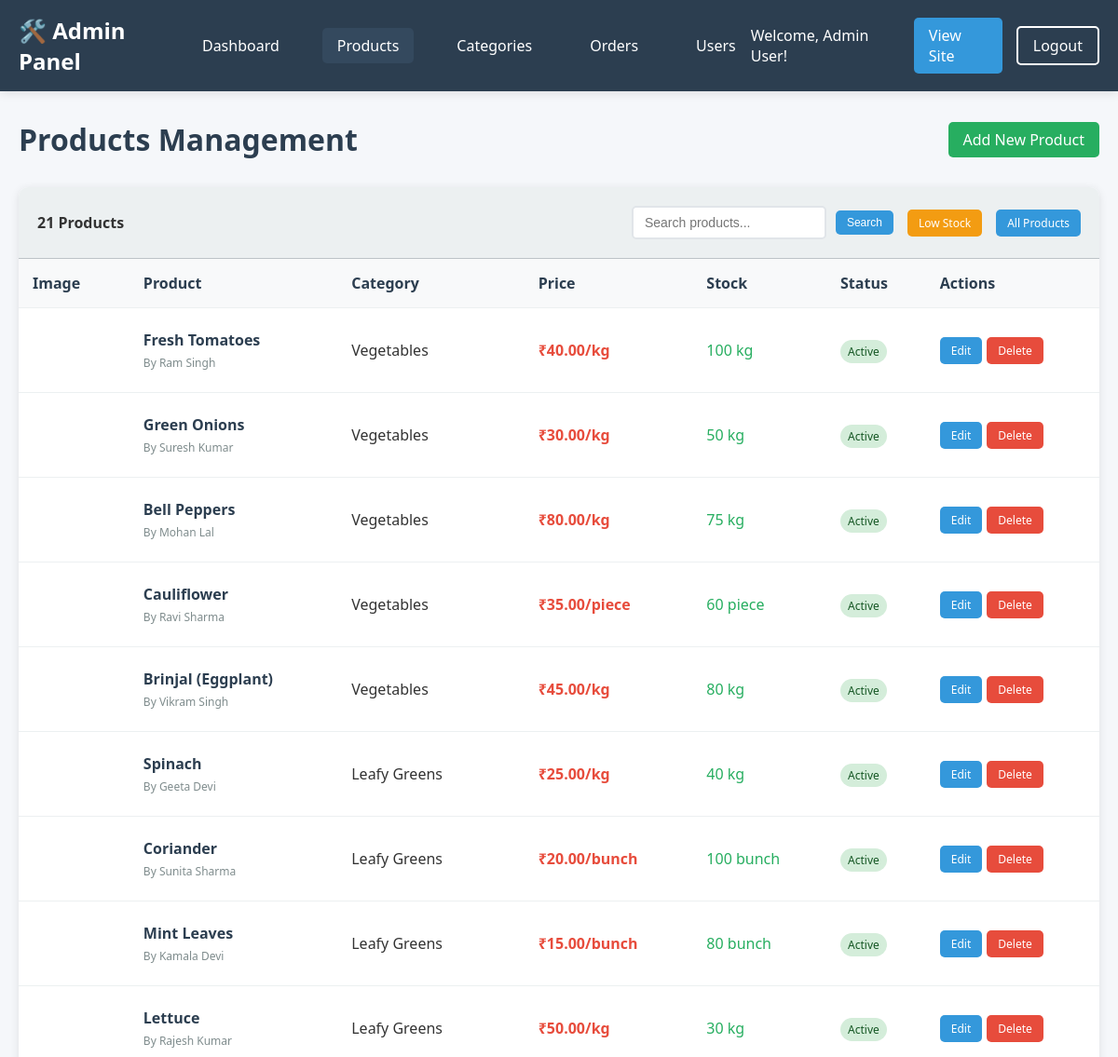
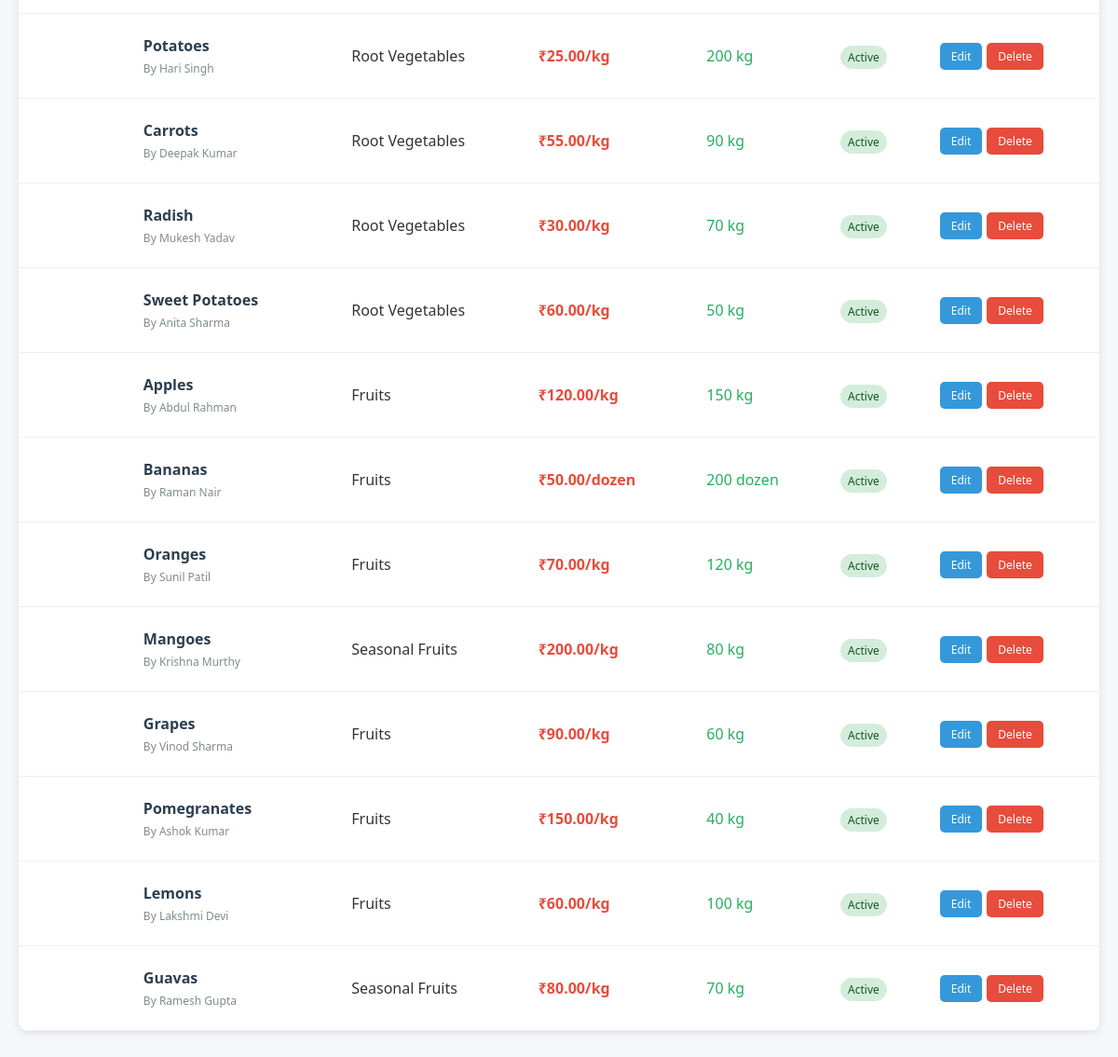
/admin/products.php (signed in), run on the app's committed database (2 pictures, top to bottom).
### tables this page shows
CREATE TABLE products (
    id INT AUTO_INCREMENT PRIMARY KEY,
    name VARCHAR(100) NOT NULL,
    description TEXT,
    category_id INT,
    price DECIMAL(10,2) NOT NULL,
    unit VARCHAR(20) DEFAULT 'kg',
    stock_quantity INT DEFAULT 0,
    farmer_name VARCHAR(100),
    farmer_location VARCHAR(100),
    image_url VARCHAR(255),
    status ENUM('active', 'inactive') DEFAULT 'active',
    created_at TIMESTAMP DEFAULT CURRENT_TIMESTAMP,
    updated_at TIMESTAMP DEFAULT CURRENT_TIMESTAMP ON UPDATE CURRENT_TIMESTAMP,
    FOREIGN KEY (category_id) REFERENCES categories(id) ON DELETE SET NULL
);

CREATE TABLE categories (
    id INT AUTO_INCREMENT PRIMARY KEY,
    name VARCHAR(50) NOT NULL,
    description TEXT,
    created_at TIMESTAMP DEFAULT CURRENT_TIMESTAMP
);

### admin/products.php (the view, shortened to what this page needs)
<?php
$database = new Database();
$db = $database->getConnection();
$action = $_GET['action'] ?? 'list';
if ($action == 'list') {
    $where_conditions = [];
    $params = [];
    $where_clause = count($where_conditions) > 0 ? 'WHERE ' . implode(' AND ', $where_conditions) : '';
    $query = "SELECT p.*, c.name as category_name FROM products p
              LEFT JOIN categories c ON p.category_id = c.id
              $where_clause
              ORDER BY p.created_at DESC";
    $stmt = $db->prepare($query);
    $stmt->execute($params);
    $products = $stmt->fetchAll(PDO::FETCH_ASSOC);
}
?>
<!DOCTYPE html>
<html lang="en">
<head>
</head>
<body>
    <header class="admin-header">
        <div class="header-container">
            <div class="admin-logo">🛠️ Admin Panel</div>
            <nav class="admin-nav">
                <a href="dashboard.php">Dashboard</a>
                <a href="products.php" class="active">Products</a>
                <a href="categories.php">Categories</a>
                <a href="orders.php">Orders</a>
                <a href="users.php">Users</a>
            </nav>
            <div class="admin-user">
                <span>Welcome, <?php echo htmlspecialchars($_SESSION['full_name']); ?>!</span>
                <a href="../index.php" class="btn btn-primary">View Site</a>
                <a href="../logout.php" class="btn btn-outline">Logout</a>
            </div>
        </div>
    </header>
    <main class="admin-container">
        <?php if ($action == 'list'): ?>
            <div class="page-header">
                <h1 class="page-title">Products Management</h1>
                <a href="products.php?action=add" class="btn btn-success">Add New Product</a>
            </div>
            <div class="table-container">
                <div class="table-header">
                    <div>
                        <strong><?php echo count($products); ?> Products</strong>
                    </div>
                    <div style="display: flex; gap: 15px; align-items: center;">
                        <form method="GET" action="" class="search-form">
                            <input type="text" name="search" placeholder="Search products..." value="<?php echo htmlspecialchars($_GET['search'] ?? ''); ?>">
                            <button type="submit" class="btn btn-primary btn-small">Search</button>
                        </form>
                        <a href="products.php?filter=low_stock" class="btn btn-warning btn-small">Low Stock</a>
                        <a href="products.php" class="btn btn-primary btn-small">All Products</a>
                    </div>
                </div>
                <?php if (count($products) > 0): ?>
                    <table class="products-table">
                        <thead>
                            <tr>
                                <th>Image</th>
                                <th>Product</th>
                                <th>Category</th>
                                <th>Price</th>
                                <th>Stock</th>
                                <th>Status</th>
                                <th>Actions</th>
                            </tr>
                        </thead>
                        <tbody>
                            <?php foreach ($products as $product): ?>
                                <tr>
                                    <td>
                                        <div class="product-image" style="background-image: url('<?php echo htmlspecialchars($product['image_url']); ?>')"></div>
                                    </td>
                                    <td>
                                        <div class="product-name"><?php echo htmlspecialchars($product['name']); ?></div>
                                        <div class="product-farmer">By <?php echo htmlspecialchars($product['farmer_name']); ?></div>
                                    </td>
                                    <td><?php echo htmlspecialchars($product['category_name'] ?? 'Uncategorized'); ?></td>
                                    <td class="product-price">₹<?php echo number_format($product['price'], 2); ?>/<?php echo htmlspecialchars($product['unit']); ?></td>
                                    <td>
                                        <span class="product-stock <?php echo $product['stock_quantity'] < 10 ? 'stock-low' : 'stock-good'; ?>">
                                            <?php echo $product['stock_quantity']; ?> <?php echo htmlspecialchars($product['unit']); ?>
                                        </span>
                                    </td>
                                    <td>
                                        <span class="product-status status-<?php echo $product['status']; ?>">
                                            <?php echo ucfirst($product['status']); ?>
                                        </span>
                                    </td>
                                    <td>
                                        <div class="actions">
                                            <a href="products.php?action=edit&id=<?php echo $product['id']; ?>" class="btn btn-primary btn-small">Edit</a>
                                            <?php if ($product['status'] == 'active'): ?>
                                                <a href="products.php?action=delete&id=<?php echo $product['id']; ?>" class="btn btn-danger btn-small" onclick="return confirm('Are you sure you want to delete this product?')">Delete</a>
                                            <?php endif; ?>
                                        </div>
                                    </td>
                                </tr>
                            <?php endforeach; ?>
                        </tbody>
                    </table>
                <?php endif; ?>
            </div>
        <?php endif; ?>
    </main>
</body>
</html>

### admin/products.php (style rules this page uses)
* { margin: 0; padding: 0; box-sizing: border-box; }
body { font-family: 'Segoe UI', Tahoma, Geneva, Verdana, sans-serif; background: #f5f7fa; color: #333; }
.admin-header { background: #2c3e50; color: white; padding: 1rem 0; box-shadow: 0 2px 10px rgba(0,0,0,0.1); }
.header-container { max-width: 1400px; margin: 0 auto; padding: 0 20px; display: flex; justify-content: space-between; align-items: center; }
.admin-logo { font-size: 24px; font-weight: 700; }
.admin-nav { display: flex; gap: 30px; }
.admin-nav a { color: white; text-decoration: none; font-weight: 500; padding: 8px 16px; border-radius: 5px; transition: background-color 0.3s ease; }
.admin-nav a:hover, .admin-nav a.active { background: #34495e; }
.admin-user { display: flex; gap: 15px; align-items: center; }
.btn { padding: 8px 16px; border: none; border-radius: 5px; text-decoration: none; font-weight: 500; transition: all 0.3s ease; cursor: pointer; display: inline-block; }
.btn-primary { background: #3498db; color: white; }
.btn-success { background: #27ae60; color: white; }
.btn-warning { background: #f39c12; color: white; }
.btn-danger { background: #e74c3c; color: white; }
.btn-outline { background: transparent; color: white; border: 2px solid white; }
.btn-small { padding: 6px 12px; font-size: 12px; }
.admin-container { max-width: 1400px; margin: 0 auto; padding: 30px 20px; }
.page-header { display: flex; justify-content: space-between; align-items: center; margin-bottom: 30px; }
.page-title { font-size: 32px; color: #2c3e50; }
.table-container { background: white; border-radius: 10px; box-shadow: 0 2px 10px rgba(0,0,0,0.1); overflow: hidden; }
.table-header { background: #ecf0f1; padding: 20px; border-bottom: 1px solid #bdc3c7; display: flex; justify-content: space-between; align-items: center; flex-wrap: wrap; gap: 15px; }
.search-form { display: flex; gap: 10px; align-items: center; }
.search-form input { padding: 8px 12px; border: 2px solid #e1e5e9; border-radius: 5px; font-size: 14px; }
.products-table { width: 100%; border-collapse: collapse; }
.products-table th, .products-table td { padding: 15px; text-align: left; border-bottom: 1px solid #ecf0f1; }
.products-table th { background: #f8f9fa; font-weight: 600; color: #2c3e50; }
.product-image { width: 60px; height: 60px; background-size: cover; background-position: center; border-radius: 8px; }
.product-name { font-weight: 600; color: #2c3e50; margin-bottom: 5px; }
.product-farmer { font-size: 12px; color: #7f8c8d; }
.product-price { font-weight: 600; color: #e74c3c; font-size: 16px; }
.product-stock { font-weight: 500; }
.stock-good { color: #27ae60; }
.product-status { padding: 4px 8px; border-radius: 15px; font-size: 12px; font-weight: 500; }
.status-active { background: #d4edda; color: #155724; }
.actions { display: flex; gap: 5px; }

### data on the page
products: name "Fresh Tomatoes", farmer_name "Ram Singh", category.name "Vegetables", price "40.00", unit "kg", stock_quantity "100", status "Active"
products: name "Green Onions", farmer_name "Suresh Kumar", category.name "Vegetables", price "30.00", unit "kg", stock_quantity "50", status "Active"
products: name "Bell Peppers", farmer_name "Mohan Lal", category.name "Vegetables", price "80.00", unit "kg", stock_quantity "75", status "Active"
products: name "Cauliflower", farmer_name "Ravi Sharma", category.name "Vegetables", price "35.00", unit "piece", stock_quantity "60", status "Active"
products: name "Brinjal (Eggplant)", farmer_name "Vikram Singh", category.name "Vegetables", price "45.00", unit "kg", stock_quantity "80", status "Active"
products: name "Spinach", farmer_name "Geeta Devi", category.name "Leafy Greens", price "25.00", unit "kg", stock_quantity "40", status "Active"
products: name "Coriander", farmer_name "Sunita Sharma", category.name "Leafy Greens", price "20.00", unit "bunch", stock_quantity "100", status "Active"
products: name "Mint Leaves", farmer_name "Kamala Devi", category.name "Leafy Greens", price "15.00", unit "bunch", stock_quantity "80", status "Active"
products: name "Lettuce", farmer_name "Rajesh Kumar", category.name "Leafy Greens", price "50.00", unit "kg", stock_quantity "30", status "Active"
products: name "Potatoes", farmer_name "Hari Singh", category.name "Root Vegetables", price "25.00", unit "kg", stock_quantity "200", status "Active"
products: name "Carrots", farmer_name "Deepak Kumar", category.name "Root Vegetables", price "55.00", unit "kg", stock_quantity "90", status "Active"
products: name "Radish", farmer_name "Mukesh Yadav", category.name "Root Vegetables", price "30.00", unit "kg", stock_quantity "70", status "Active"
products: name "Sweet Potatoes", farmer_name "Anita Sharma", category.name "Root Vegetables", price "60.00", unit "kg", stock_quantity "50", status "Active"
products: name "Apples", farmer_name "Abdul Rahman", category.name "Fruits", price "120.00", unit "kg", stock_quantity "150", status "Active"
products: name "Bananas", farmer_name "Raman Nair", category.name "Fruits", price "50.00", unit "dozen", stock_quantity "200", status "Active"
products: name "Oranges", farmer_name "Sunil Patil", category.name "Fruits", price "70.00", unit "kg", stock_quantity "120", status "Active"
products: name "Mangoes", farmer_name "Krishna Murthy", category.name "Seasonal Fruits", price "200.00", unit "kg", stock_quantity "80", status "Active"
products: name "Grapes", farmer_name "Vinod Sharma", category.name "Fruits", price "90.00", unit "kg", stock_quantity "60", status "Active"
products: name "Pomegranates", farmer_name "Ashok Kumar", category.name "Fruits", price "150.00", unit "kg", stock_quantity "40", status "Active"
products: name "Lemons", farmer_name "Lakshmi Devi", category.name "Fruits", price "60.00", unit "kg", stock_quantity "100", status "Active"
products: name "Guavas", farmer_name "Ramesh Gupta", category.name "Seasonal Fruits", price "80.00", unit "kg", stock_quantity "70", status "Active"

### other printed values
$_SESSION['full_name'] "Admin User"
count($products) "21"
